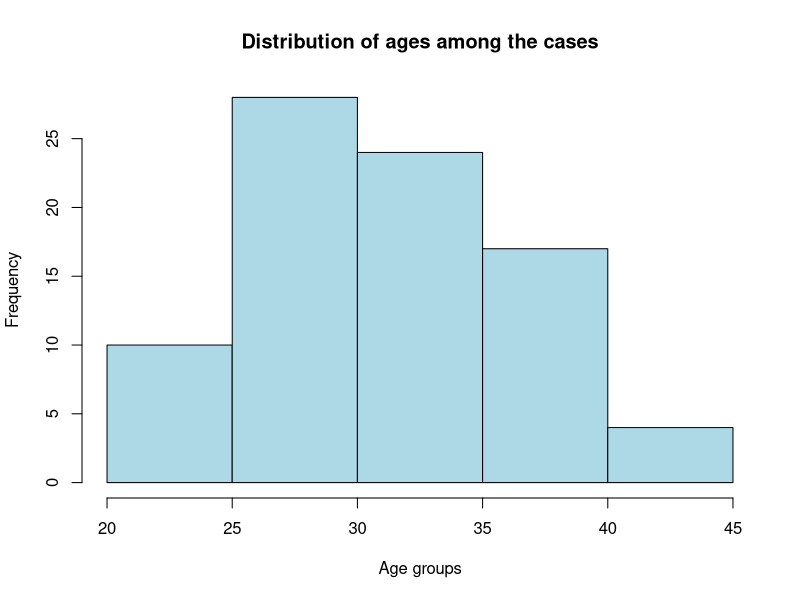
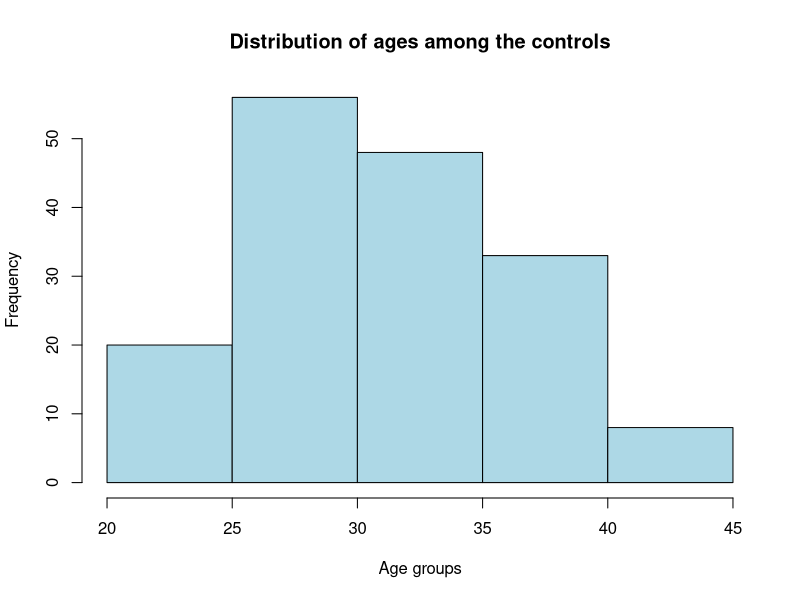
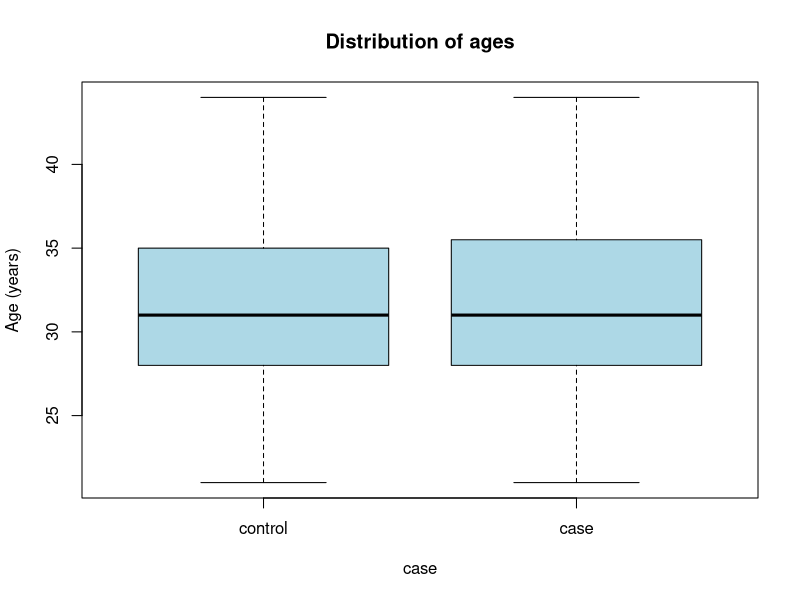
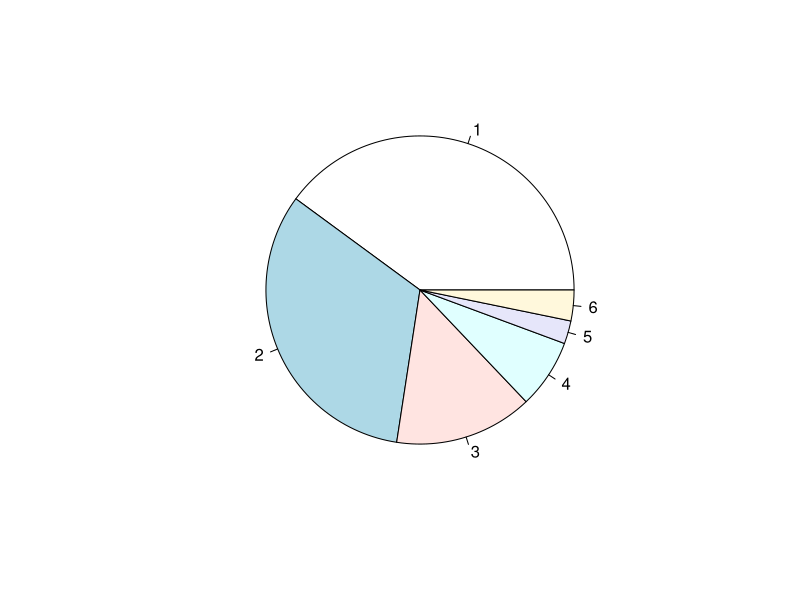
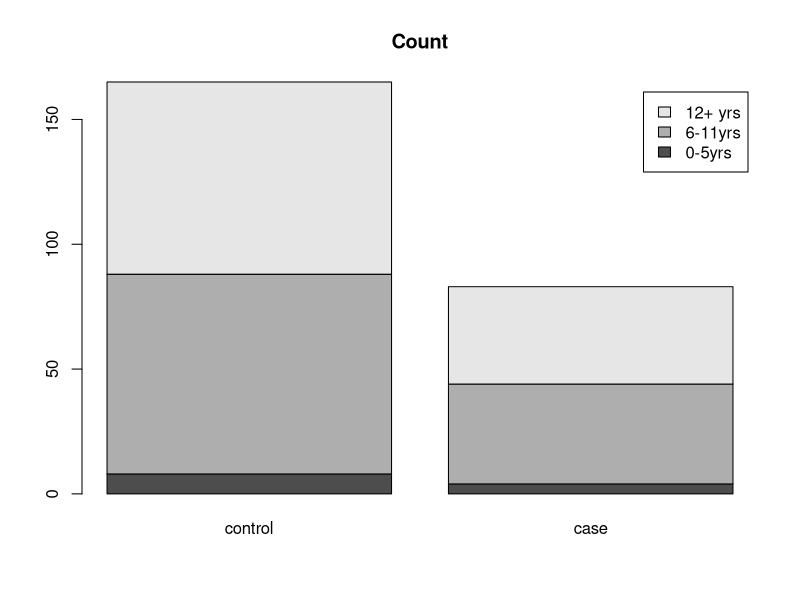
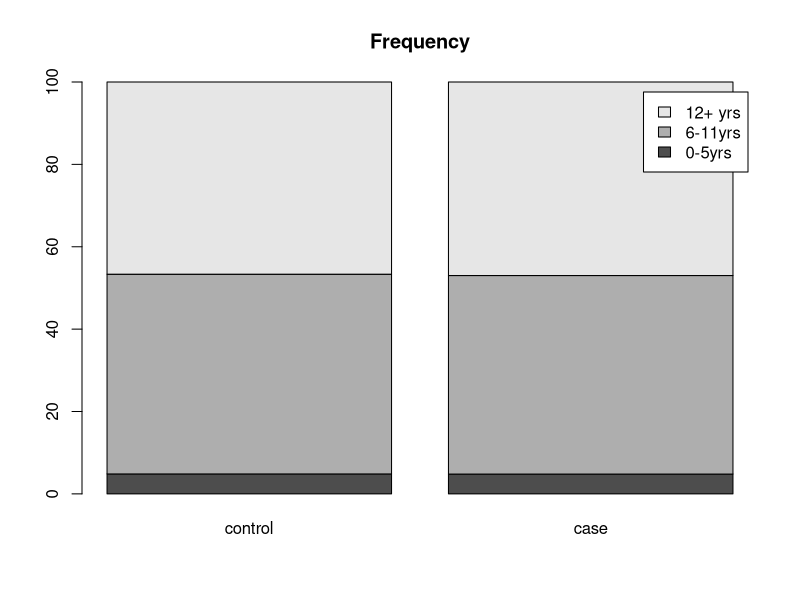

Write R code to recreate these figures, in order.
## ---- chunk 1
knitr::opts_chunk$set(eval=T, echo=T)
solution <- T
## ---- chunk 2
#Color Format
colFmt = function(x,color){
  outputFormat = knitr::opts_knit$get("rmarkdown.pandoc.to")
  if(outputFormat == 'latex')
    paste("\\textcolor{",color,"}{",x,"}",sep="")
  else if(outputFormat == 'html')
    paste("<font color='",color,"'>",x,"</font>",sep="")
  else
    x
}
## ---- chunk 3
library(datasets)
data("infert")
# see help page ?infert
## ---- chunk 4
summary(infert)
## ---- chunk 5
infert$induced <- factor(infert$induced, labels=c("0","1", "2+"))
infert$spontaneous <- factor(infert$spontaneous, labels=c("0","1", "2+"))
infert$case<- factor(infert$case, labels=c("control","case"))
# stratum and match set number should also be transformed
infert$stratum<- factor(infert$stratum)
infert$pooled.stratum<- factor(infert$pooled.stratum)
## ---- chunk 6
summary(infert)
## ---- chunk 7
prop.table(table(infert$case, infert$spontaneous),margin=1)
## ---- chunk 8
prop.table(table(infert$case, infert$spontaneous),margin=2)
## ---- chunk 9
hist(infert$age[infert$case=="case"], col="lightblue", ylab="Frequency", 
     xlab="Age groups", main="Distribution of ages among the cases")
## ---- chunk 10
hist(infert$age[infert$case=="control"], breaks=5, col="lightblue", 
     ylab="Frequency", xlab="Age groups", main="Distribution of ages among the controls")
## ---- chunk 11
boxplot(age~case, data=infert, col="lightblue", ylab="Age (years)", main="Distribution of ages")
## ---- chunk 12
pie(table(infert$parity))
## ---- chunk 13
barplot(table(infert$education, infert$case),legend=T, main="Count")
barplot(prop.table(table(infert$education, infert$case), margin=2)*100,legend=T,main="Frequency")
